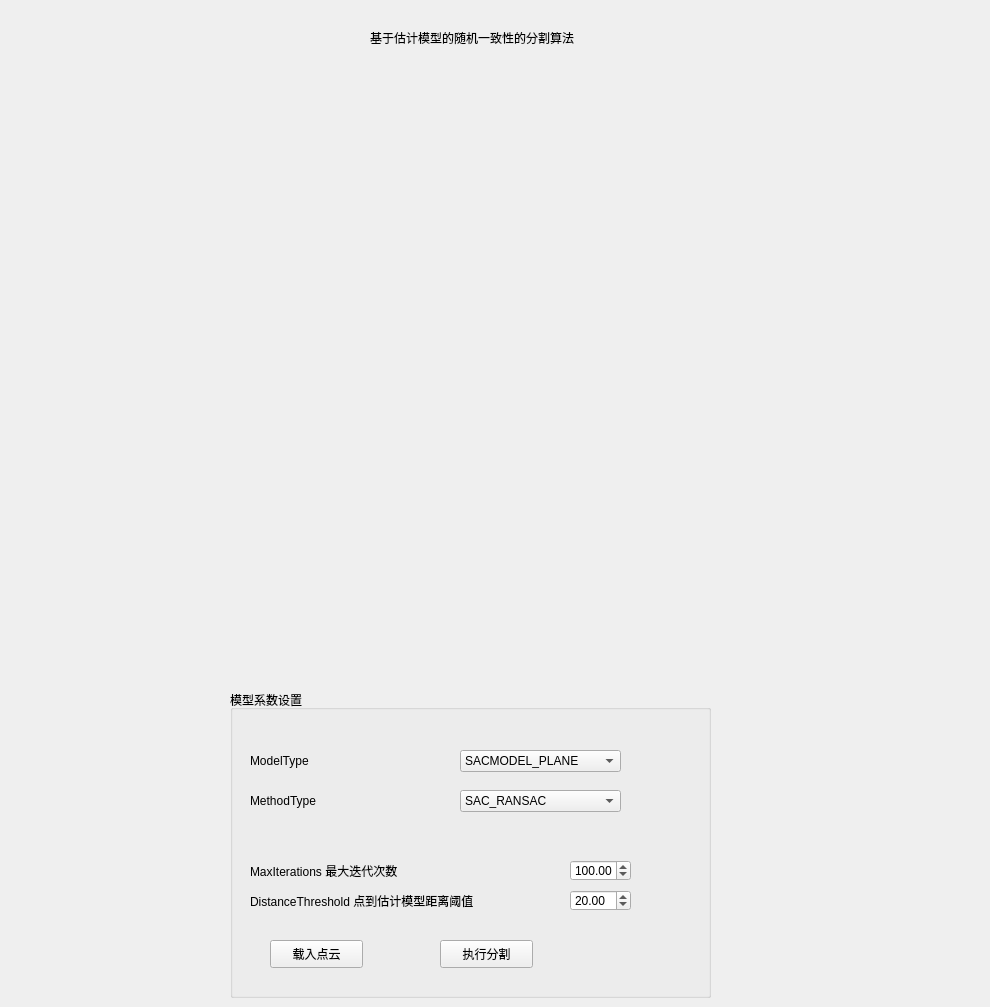
    <widget class="QWidget" name="tab_11">
     <attribute name="title">
      <string>基于估计模型</string>
     </attribute>
     <widget class="QGroupBox" name="groupBox_2">
      <property name="geometry">
       <rect>
        <x>230</x>
        <y>690</y>
        <width>481</width>
        <height>308</height>
       </rect>
      </property>
      <property name="title">
       <string>模型系数设置</string>
      </property>
      <widget class="QLabel" name="label_9">
       <property name="geometry">
        <rect>
         <x>20</x>
         <y>200</y>
         <width>301</width>
         <height>21</height>
        </rect>
       </property>
       <property name="text">
        <string>DistanceThreshold 点到估计模型距离阈值</string>
       </property>
      </widget>
      <widget class="QPushButton" name="PSLoadBUT">
       <property name="geometry">
        <rect>
         <x>40</x>
         <y>250</y>
         <width>93</width>
         <height>28</height>
        </rect>
       </property>
       <property name="text">
        <string>载入点云</string>
       </property>
      </widget>
      <widget class="QDoubleSpinBox" name="SDTBox">
       <property name="geometry">
        <rect>
         <x>340</x>
         <y>200</y>
         <width>61</width>
         <height>21</height>
        </rect>
       </property>
       <property name="maximum">
        <double>999999.989999999990687</double>
       </property>
       <property name="value">
        <double>20.000000000000000</double>
       </property>
      </widget>
      <widget class="QPushButton" name="PSDoBUT">
       <property name="geometry">
        <rect>
         <x>210</x>
         <y>250</y>
         <width>93</width>
         <height>28</height>
        </rect>
       </property>
       <property name="text">
        <string>执行分割</string>
       </property>
      </widget>
      <widget class="QDoubleSpinBox" name="SMIBox">
       <property name="geometry">
        <rect>
         <x>340</x>
         <y>170</y>
         <width>61</width>
         <height>21</height>
        </rect>
       </property>
       <property name="maximum">
        <double>999999.989999999990687</double>
       </property>
       <property name="value">
        <double>100.000000000000000</double>
       </property>
      </widget>
      <widget class="QLabel" name="label_10">
       <property name="geometry">
        <rect>
         <x>20</x>
         <y>170</y>
         <width>231</width>
         <height>21</height>
        </rect>
       </property>
       <property name="text">
        <string>MaxIterations 最大迭代次数</string>
       </property>
      </widget>
      <widget class="QComboBox" name="comboBox">
       <property name="geometry">
        <rect>
         <x>230</x>
         <y>60</y>
         <width>161</width>
         <height>22</height>
        </rect>
       </property>
       <item>
        <property name="text">
         <string>SACMODEL_PLANE</string>
        </property>
       </item>
       <item>
        <property name="text">
         <string>SACMODEL_NORMAL_PLANE</string>
        </property>
       </item>
      </widget>
      <widget class="QComboBox" name="comboBox_2">
       <property name="geometry">
        <rect>
         <x>230</x>
         <y>100</y>
         <width>161</width>
         <height>22</height>
        </rect>
       </property>
       <item>
        <property name="text">
         <string>SAC_RANSAC</string>
        </property>
       </item>
      </widget>
      <widget class="QLabel" name="label">
       <property name="geometry">
        <rect>
         <x>20</x>
         <y>60</y>
         <width>81</width>
         <height>21</height>
        </rect>
       </property>
       <property name="text">
        <string>ModelType</string>
       </property>
      </widget>
      <widget class="QLabel" name="label_3">
       <property name="geometry">
        <rect>
         <x>20</x>
         <y>100</y>
         <width>81</width>
         <height>21</height>
        </rect>
       </property>
       <property name="text">
        <string>MethodType</string>
       </property>
      </widget>
     </widget>
     <widget class="QLabel" name="label_2">
      <property name="geometry">
       <rect>
        <x>370</x>
        <y>30</y>
        <width>255</width>
        <height>16</height>
       </rect>
      </property>
      <property name="text">
       <string>基于估计模型的随机一致性的分割算法</string>
      </property>
     </widget>
     <widget class="QVTKWidget" name="qvtkWidget" native="true">
      <property name="geometry">
       <rect>
        <x>60</x>
        <y>60</y>
        <width>921</width>
        <height>601</height>
       </rect>
      </property>
      <property name="autoFillBackground">
       <bool>true</bool>
      </property>
     </widget>
    </widget>
